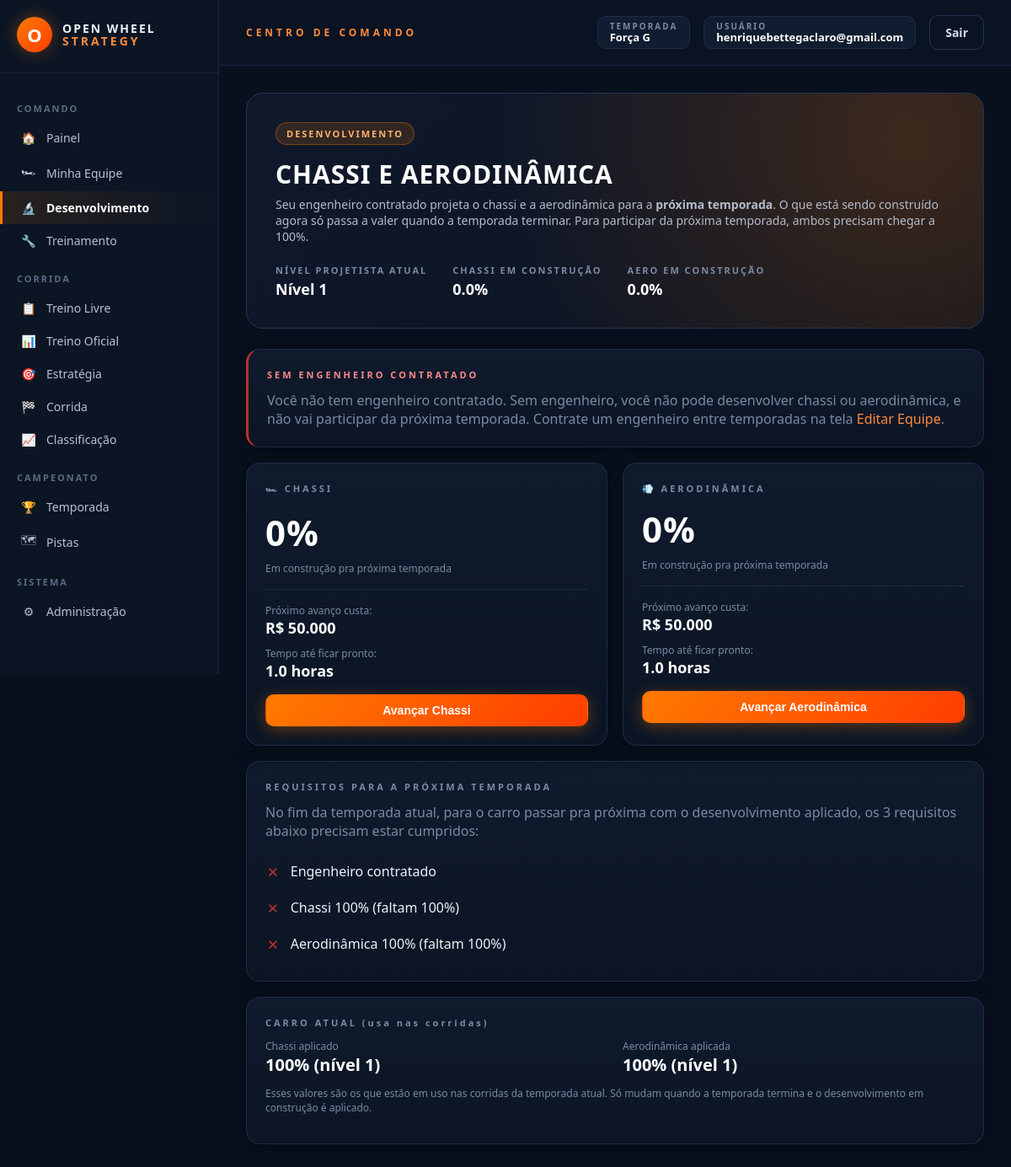
Page /minha-equipe/desenvolvimento (signed in) on the committed database.
### models_temporada.py (models this page shows, shortened)
class Temporada(db.Model):
    __tablename__ = "temporadas"
    id = db.Column(db.Integer, primary_key=True)
    nome = db.Column(db.String(120), nullable=False)
    ativa = db.Column(db.Boolean, default=False, nullable=False)
    data_criacao = db.Column(db.DateTime, default=datetime.utcnow)
    corridas_agendadas = db.relationship(
        "CorridaAgendada", backref="temporada",
        cascade="all, delete-orphan",
        order_by="CorridaAgendada.ordem",
    )
    @classmethod
    def ativa_atual(cls):
        try:
            return cls.query.filter_by(ativa=True).first()
        except (OperationalError, ProgrammingError, NoSuchTableError):
            return None

### models.py (models this page shows, shortened)
class Usuario(db.Model):
    __tablename__ = "usuarios"
    id = db.Column(db.Integer, primary_key=True)
    email = db.Column(db.String(150), unique=True, nullable=False)
    senha_hash = db.Column(db.String(255), nullable=True)
    google_id = db.Column(db.String(255), unique=True, nullable=True)
    eh_admin = db.Column(db.Boolean, default=False)
    criado_em = db.Column(db.DateTime, default=datetime.utcnow)
    grupo = db.Column(db.String(50), nullable=True)
    classe = db.Column(db.String(50), nullable=True)
    equipe = db.relationship("CarroJogador", backref="usuario", uselist=False)

class Desenvolvimento(db.Model):
    __tablename__ = "desenvolvimentos"
    id = db.Column(db.Integer, primary_key=True)
    equipe_id = db.Column(db.Integer, db.ForeignKey("carros_jogadores.id"), unique=True, nullable=False)
    percentual = db.Column(db.Float, default=0.0)
    chassi_percentual_aplicado = db.Column(db.Float, default=100.0)      # o que o carro USA nas corridas
    chassi_percentual_em_construcao = db.Column(db.Float, default=0.0)    # o que o engenheiro está construindo
    aero_percentual_aplicado = db.Column(db.Float, default=100.0)
    aero_percentual_em_construcao = db.Column(db.Float, default=0.0)
    nivel_engenheiro_projetista = db.Column(db.Integer, default=1)
    em_progresso = db.Column(db.Boolean, default=False)
    inicio_em = db.Column(db.DateTime, nullable=True)
    horario_conclusao = db.Column(db.DateTime, nullable=True)
    @classmethod
    def obter_ou_criar(cls, equipe_id):
        registro = cls.query.filter_by(equipe_id=equipe_id).first()
        if not registro:
            registro = cls(equipe_id=equipe_id)
            db.session.add(registro)
            db.session.commit()
        return registro

### rotas/desenvolvimento.py (the view, shortened to what this page needs)
    @app.route("/minha-equipe/desenvolvimento", methods=["GET", "POST"])
    @login_requerido
    def desenvolvimento_view():
        usuario = Usuario.query.get(session["usuario_id"])
        if not usuario.equipe:
            return redirect(url_for("minha_equipe"))
        equipe = usuario.equipe
        registro = Desenvolvimento.obter_ou_criar(equipe.id)
        config = Configuracao.obter()
        mensagem = None
        proximo_custo_chassi = calcular_custo_proximo_avanco(
            registro.chassi_percentual_em_construcao or 0, config.dev_custo_base, config.dev_custo_fator
        )
        proximo_custo_aero = calcular_custo_proximo_avanco(
            registro.aero_percentual_em_construcao or 0, config.dev_custo_base, config.dev_custo_fator
        )
        proximo_tempo_chassi = calcular_tempo_proximo_avanco_horas(
            registro.chassi_percentual_em_construcao or 0, config.dev_tempo_base_horas, config.dev_tempo_fator_horas
        )
        proximo_tempo_aero = calcular_tempo_proximo_avanco_horas(
            registro.aero_percentual_em_construcao or 0, config.dev_tempo_base_horas, config.dev_tempo_fator_horas
        )
        return render_template("desenvolvimento.html",
            equipe=equipe, registro=registro,
            proximo_custo_chassi=proximo_custo_chassi,
            proximo_custo_aero=proximo_custo_aero,
            proximo_tempo_chassi=proximo_tempo_chassi,
            proximo_tempo_aero=proximo_tempo_aero,
            mensagem=mensagem)

### templates/desenvolvimento.html (shortened to what this page needs)
{% extends "base.html" %}
{% block content %}
<div class="ows-hero" style="margin-bottom: 24px;">
    <span class="ows-hero-label">DESENVOLVIMENTO</span>
    <h1>CHASSI E AERODINÂMICA</h1>
    <div class="ows-hero-sub">
        Seu engenheiro contratado projeta o chassi e a aerodinâmica para a
        <strong>próxima temporada</strong>. O que está sendo construído agora só
        passa a valer quando a temporada terminar. Para participar da próxima
        temporada, ambos precisam chegar a 100%.
    </div>
    <div class="ows-hero-meta">
        <div>
            <small>NÍVEL PROJETISTA ATUAL</small>
            <strong>Nível {{ registro.nivel_engenheiro_projetista or 1 }}</strong>
        </div>
        <div>
            <small>CHASSI EM CONSTRUÇÃO</small>
            <strong>{{ "%.1f"|format(registro.chassi_percentual_em_construcao or 0) }}%</strong>
        </div>
        <div>
            <small>AERO EM CONSTRUÇÃO</small>
            <strong>{{ "%.1f"|format(registro.aero_percentual_em_construcao or 0) }}%</strong>
        </div>
    </div>
</div>
{% if not equipe.engenheiro_fornecedor_id %}
<div class="ows-card" style="margin-bottom: 18px; border-left: 3px solid #b93030;">
    <h3 style="color: #ff8a8a;">SEM ENGENHEIRO CONTRATADO</h3>
    <p class="ows-muted" style="margin: 0;">
        Você não tem engenheiro contratado. Sem engenheiro, você não pode desenvolver
        chassi ou aerodinâmica, e não vai participar da próxima temporada.
        Contrate um engenheiro entre temporadas na tela <a href="{{ url_for('editar_equipe') }}" class="ows-orange">Editar Equipe</a>.
    </p>
</div>
{% endif %}
<div class="ows-grid-2" style="margin-bottom: 18px;">
    <div class="ows-card">
        <h3>🏎 CHASSI</h3>
        <div class="ows-value" style="font-size: 42px;">{{ "%.0f"|format(registro.chassi_percentual_em_construcao or 0) }}%</div>
        <div class="ows-hint">Em construção pra próxima temporada</div>
        <hr style="border-color: #1e2c47; margin: 16px 0;">
        <div>
            <div class="ows-muted" style="font-size: 12px;">Próximo avanço custa:</div>
            <div style="font-size: 18px; font-weight: 600; color: #fff;">
                R$ {{ "{:,.0f}".format(proximo_custo_chassi or 0)|replace(",", ".") }}
            </div>
        </div>
        <div style="margin-top: 10px;">
            <div class="ows-muted" style="font-size: 12px;">Tempo até ficar pronto:</div>
            <div style="font-size: 18px; font-weight: 600; color: #fff;">
                {{ "%.1f"|format(proximo_tempo_chassi or 0) }} horas
            </div>
        </div>
        {% if not registro.em_progresso and (registro.chassi_percentual_em_construcao or 0) < 100 %}
        <form method="POST" style="margin-top: 16px;">
            <button type="submit" class="ows-btn ows-btn-primary ows-btn-full">
                Avançar Chassi
            </button>
        </form>
        {% elif (registro.chassi_percentual_em_construcao or 0) >= 100 %}
        <div class="ows-btn ows-btn-ghost ows-btn-full" style="text-align: center; margin-top: 16px;">
            ✓ Chassi Completo
        </div>
        {% else %}
        <div class="ows-btn ows-btn-ghost ows-btn-full" style="text-align: center; margin-top: 16px;">
            Trabalho em andamento…
        </div>
        {% endif %}
    </div>
    <div class="ows-card">
        <h3>💨 AERODINÂMICA</h3>
        <div class="ows-value" style="font-size: 42px;">{{ "%.0f"|format(registro.aero_percentual_em_construcao or 0) }}%</div>
        <div class="ows-hint">Em construção pra próxima temporada</div>
        <hr style="border-color: #1e2c47; margin: 16px 0;">
        <div>
            <div class="ows-muted" style="font-size: 12px;">Próximo avanço custa:</div>
            <div style="font-size: 18px; font-weight: 600; color: #fff;">
                R$ {{ "{:,.0f}".format(proximo_custo_aero or 0)|replace(",", ".") }}
            </div>
        </div>
        <div style="margin-top: 10px;">
            <div class="ows-muted" style="font-size: 12px;">Tempo até ficar pronto:</div>
            <div style="font-size: 18px; font-weight: 600; color: #fff;">
                {{ "%.1f"|format(proximo_tempo_aero or 0) }} horas
            </div>
        </div>
        {% if not registro.em_progresso and (registro.aero_percentual_em_construcao or 0) < 100 %}
        <form method="POST" style="margin-top: 16px;">
            <button type="submit" class="ows-btn ows-btn-primary ows-btn-full">
                Avançar Aerodinâmica
            </button>
        </form>
        {% elif (registro.aero_percentual_em_construcao or 0) >= 100 %}
        <div class="ows-btn ows-btn-ghost ows-btn-full" style="text-align: center; margin-top: 16px;">
            ✓ Aero Completa
        </div>
        {% else %}
        <div class="ows-btn ows-btn-ghost ows-btn-full" style="text-align: center; margin-top: 16px;">
            Trabalho em andamento…
        </div>
        {% endif %}
    </div>
</div>
<div class="ows-card" style="margin-bottom: 18px;">
    <h3>REQUISITOS PARA A PRÓXIMA TEMPORADA</h3>
    <p class="ows-muted" style="margin-top: 8px;">
        No fim da temporada atual, para o carro passar pra próxima com o desenvolvimento aplicado,
        os 3 requisitos abaixo precisam estar cumpridos:
    </p>
    <div style="margin-top: 16px;">
        <div style="display: flex; gap: 12px; align-items: center; padding: 8px 0;">
            {% if equipe.engenheiro_fornecedor_id %}
            <span style="color: #4caf50; font-size: 20px;">✓</span>
            <span>Engenheiro contratado</span>
            {% else %}
            <span style="color: #b93030; font-size: 20px;">✗</span>
            <span>Engenheiro contratado</span>
            {% endif %}
        </div>
        <div style="display: flex; gap: 12px; align-items: center; padding: 8px 0;">
            {% if (registro.chassi_percentual_em_construcao or 0) >= 100 %}
            <span style="color: #4caf50; font-size: 20px;">✓</span>
            <span>Chassi 100%</span>
            {% else %}
            <span style="color: #b93030; font-size: 20px;">✗</span>
            <span>Chassi 100% (faltam {{ "%.0f"|format(100 - (registro.chassi_percentual_em_construcao or 0)) }}%)</span>
            {% endif %}
        </div>
        <div style="display: flex; gap: 12px; align-items: center; padding: 8px 0;">
            {% if (registro.aero_percentual_em_construcao or 0) >= 100 %}
            <span style="color: #4caf50; font-size: 20px;">✓</span>
            <span>Aerodinâmica 100%</span>
            {% else %}
            <span style="color: #b93030; font-size: 20px;">✗</span>
            <span>Aerodinâmica 100% (faltam {{ "%.0f"|format(100 - (registro.aero_percentual_em_construcao or 0)) }}%)</span>
            {% endif %}
        </div>
    </div>
</div>
<div class="ows-card">
    <h3>CARRO ATUAL (usa nas corridas)</h3>
    <div class="ows-grid-2" style="margin-top: 10px;">
        <div>
            <div class="ows-muted" style="font-size: 12px;">Chassi aplicado</div>
            <div style="font-size: 20px; font-weight: 600; color: #fff;">
                {{ "%.0f"|format(registro.chassi_percentual_aplicado or 0) }}% (nível {{ registro.nivel_engenheiro_projetista or 1 }})
            </div>
        </div>
        <div>
            <div class="ows-muted" style="font-size: 12px;">Aerodinâmica aplicada</div>
            <div style="font-size: 20px; font-weight: 600; color: #fff;">
                {{ "%.0f"|format(registro.aero_percentual_aplicado or 0) }}% (nível {{ registro.nivel_engenheiro_projetista or 1 }})
            </div>
        </div>
    </div>
    <p class="ows-muted" style="margin-top: 12px; font-size: 12px;">
        Esses valores são os que estão em uso nas corridas da temporada atual.
        Só mudam quando a temporada termina e o desenvolvimento em construção é aplicado.
    </p>
</div>
{% endblock %}

### templates/base.html (shortened to what this page needs)
<!DOCTYPE html>
<html lang="pt-br">
<head>
    <link href="{{ url_for('static', filename='css/tema.css') }}" rel="stylesheet">
</head>
<body>
{% if usuario_logado %}
<div class="ows-shell">
    <aside class="ows-sidebar">
        <div class="ows-logo">
            <div class="ows-logo-mark">O</div>
            <div class="ows-logo-text">OPEN WHEEL<br><span>STRATEGY</span></div>
        </div>
        <div class="ows-menu-section">COMANDO</div>
        <a href="{{ url_for('home') }}" class="ows-menu-link {% if request.endpoint == 'home' %}active{% endif %}"><span class="ows-icon">🏠</span> Painel</a>
        <a href="{{ url_for('minha_equipe') }}" class="ows-menu-link {% if request.endpoint == 'minha_equipe' %}active{% endif %}"><span class="ows-icon">🏎</span> Minha Equipe</a>
        <a href="{{ url_for('desenvolvimento_view') }}" class="ows-menu-link {% if request.endpoint == 'desenvolvimento_view' %}active{% endif %}"><span class="ows-icon">🔬</span> Desenvolvimento</a>
        <a href="{{ url_for('treinamento_view') }}" class="ows-menu-link {% if request.endpoint == 'treinamento_view' %}active{% endif %}"><span class="ows-icon">🔧</span> Treinamento</a>
        <div class="ows-menu-section">CORRIDA</div>
        <a href="{{ url_for('treino_livre_view') }}" class="ows-menu-link {% if request.endpoint == 'treino_livre_view' %}active{% endif %}"><span class="ows-icon">📋</span> Treino Livre</a>
        <a href="{{ url_for('treino_oficial_view') }}" class="ows-menu-link {% if request.endpoint == 'treino_oficial_view' %}active{% endif %}"><span class="ows-icon">📊</span> Treino Oficial</a>
        <a href="{{ url_for('estrategia_corrida_view') }}" class="ows-menu-link {% if request.endpoint == 'estrategia_corrida_view' %}active{% endif %}"><span class="ows-icon">🎯</span> Estratégia</a>
        <a href="{{ url_for('corrida_view') }}" class="ows-menu-link {% if request.endpoint == 'corrida_view' %}active{% endif %}"><span class="ows-icon">🏁</span> Corrida</a>
        <a href="{{ url_for('classificacao_view') }}" class="ows-menu-link {% if request.endpoint == 'classificacao_view' %}active{% endif %}"><span class="ows-icon">📈</span> Classificação</a>
        <div class="ows-menu-section">CAMPEONATO</div>
        <a href="{{ url_for('temporada_view') }}" class="ows-menu-link {% if request.endpoint == 'temporada_view' %}active{% endif %}"><span class="ows-icon">🏆</span> Temporada</a>
        <a href="{{ url_for('pistas_reais_view') }}" class="ows-menu-link {% if request.endpoint == 'pistas_reais_view' %}active{% endif %}"><span class="ows-icon">🗺</span> Pistas</a>
        {% if usuario_logado.eh_admin %}
        <div class="ows-menu-section">SISTEMA</div>
        <a href="{{ url_for('admin_dashboard') }}" class="ows-menu-link {% if request.endpoint == 'admin_dashboard' %}active{% endif %}"><span class="ows-icon">⚙</span> Administração</a>
        {% endif %}
    </aside>
    <div class="ows-main">
        <header class="ows-topbar">
            <div class="ows-topbar-title">CENTRO DE COMANDO</div>
            <div class="ows-topbar-right">
                {% if temporada_ativa %}
                <div class="ows-badge">
                    <div class="ows-badge-label">TEMPORADA</div>
                    <div class="ows-badge-value">{{ temporada_ativa.nome }}</div>
                </div>
                {% endif %}
                <div class="ows-badge">
                    <div class="ows-badge-label">USUÁRIO</div>
                    <div class="ows-badge-value">{{ usuario_logado.email }}</div>
                </div>
                <a href="{{ url_for('logout') }}" class="ows-btn ows-btn-ghost">Sair</a>
            </div>
        </header>
        <div class="ows-content">
            {% block content %}{% endblock %}
        </div>
    </div>
</div>
{% endif %}
</body>
</html>

### rows in the picture
Temporada: nome "Força G"
Usuario: email "henriquebettegaclaro@gmail.com"
Desenvolvimento: nivel_engenheiro_projetista "1", chassi_percentual_em_construcao "0.0", aero_percentual_em_construcao "0.0", chassi_percentual_em_construcao "0", aero_percentual_em_construcao "0", 100-(registro.chassi_percentual_em_construcaoor0) "100", 100-(registro.aero_percentual_em_construcaoor0) "100", chassi_percentual_aplicado "100", aero_percentual_aplicado "100"

### other values in the picture
{{ "{:,.0f}".format(proximo_custo_chassi or 0)|replace(",", ".") }} "50.000"
{{ "%.1f"|format(proximo_tempo_chassi or 0) }} "1.0"
{{ "{:,.0f}".format(proximo_custo_aero or 0)|replace(",", ".") }} "50.000"
{{ "%.1f"|format(proximo_tempo_aero or 0) }} "1.0"
